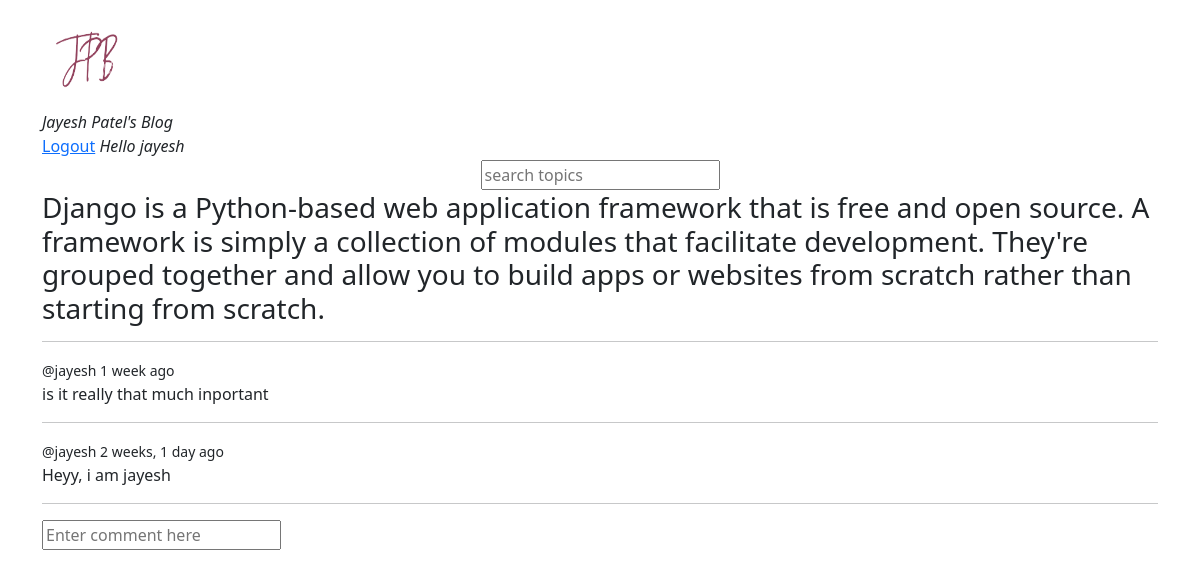
Screenshot of /room_page/1/ (signed in) with the database file from the repository.
### base/models.py (models this page shows, shortened)
class Room(models.Model):
    host = models.ForeignKey(User, on_delete=models.SET_NULL, null=True)
    topic = models.ForeignKey(Topic, on_delete=models.SET_NULL, null=True)
    name = models.CharField(max_length=200)
    description = models.TextField(null=True, blank=True)
    update = models.DateTimeField(auto_now=True)
    created = models.DateTimeField(auto_now_add=True)
    class Meta:
        ordering = ['-update', '-created']

class Message(models.Model):
    user = models.ForeignKey(User, on_delete=models.CASCADE)
    room = models.ForeignKey(Room, on_delete=models.CASCADE)
    text = models.TextField()
    update = models.DateTimeField(auto_now=True)
    created = models.DateTimeField(auto_now_add=True)

### base/views.py (the view, shortened to what this page needs)
# urls.py: path('room_page/<str:pk>/',roomapp, name='room'),
def roomapp(request,pk):
    room = Room.objects.get(id=pk)
    message_room = room.message_set.all().order_by('-created')
    context = {'room':room,"message_room":message_room}
    return render(request,'base/room.html',context)

### base/templates/base/room.html (shortened to what this page needs)
{% extends 'main.html' %}
{% block content %}
<div>
<h3>{{room.description}}</h3>
<hr>
    <div>
        {% for message in message_room %}
            <div>
                <small>@{{message.user}} {{message.created|timesince}} ago</small>
                <p>{{message.text}}</p>
            </div>
            <hr>
        {% endfor %}
    </div>
</div>
{% if request.user.is_authenticated %}
<div class="comment-form">
    <form method="POST" action="">
        <input type="text" name="comment" placeholder="Enter comment here"/>
    </form>
</div>
{% endif %}
{% endblock %}

### templates/navbar.html (shortened to what this page needs)
{% load static %}
{% load bootstrap5 %}
<div class = "">
<a href='/'>
    <img src="{% static 'logo1-removebg-preview.png'%}" width="100" height="100">
</a><br><i>Jayesh Patel's Blog</i>
</div>
<div class="h-100 align-items-right justify-content-right">
    {% if request.user.is_authenticated %}
    <a href="{% url 'logout' %}">Logout</a>
    <i>Hello {{request.user}}</i>
    {% else %}
    <a href="{% url 'login' %}">Login</a>
    {% endif %}
    </div>
<div class="h-100 d-flex align-items-center justify-content-center">
<form method='GET' action="">
    <input type='text' name='q' placeholder='search topics'/>
</form>
</div>

### templates/main.html (style rules this page uses)
body { border-block: 10px solid white; }

### rows the page displays
Room: description "Django is a Python-based web application framework that is free and open source. A framework is simply a collection of modules that facilitate development. They're grouped together and allow you to build apps or websites from scratch rather than starting from scratch."
Message: user "jayesh", created "1 week", text "is it really that much inportant"
Message: user "jayesh", created "2 weeks, 1 day", text "Heyy, i am jayesh"

### other values shown
{{ request.user }} "jayesh"
